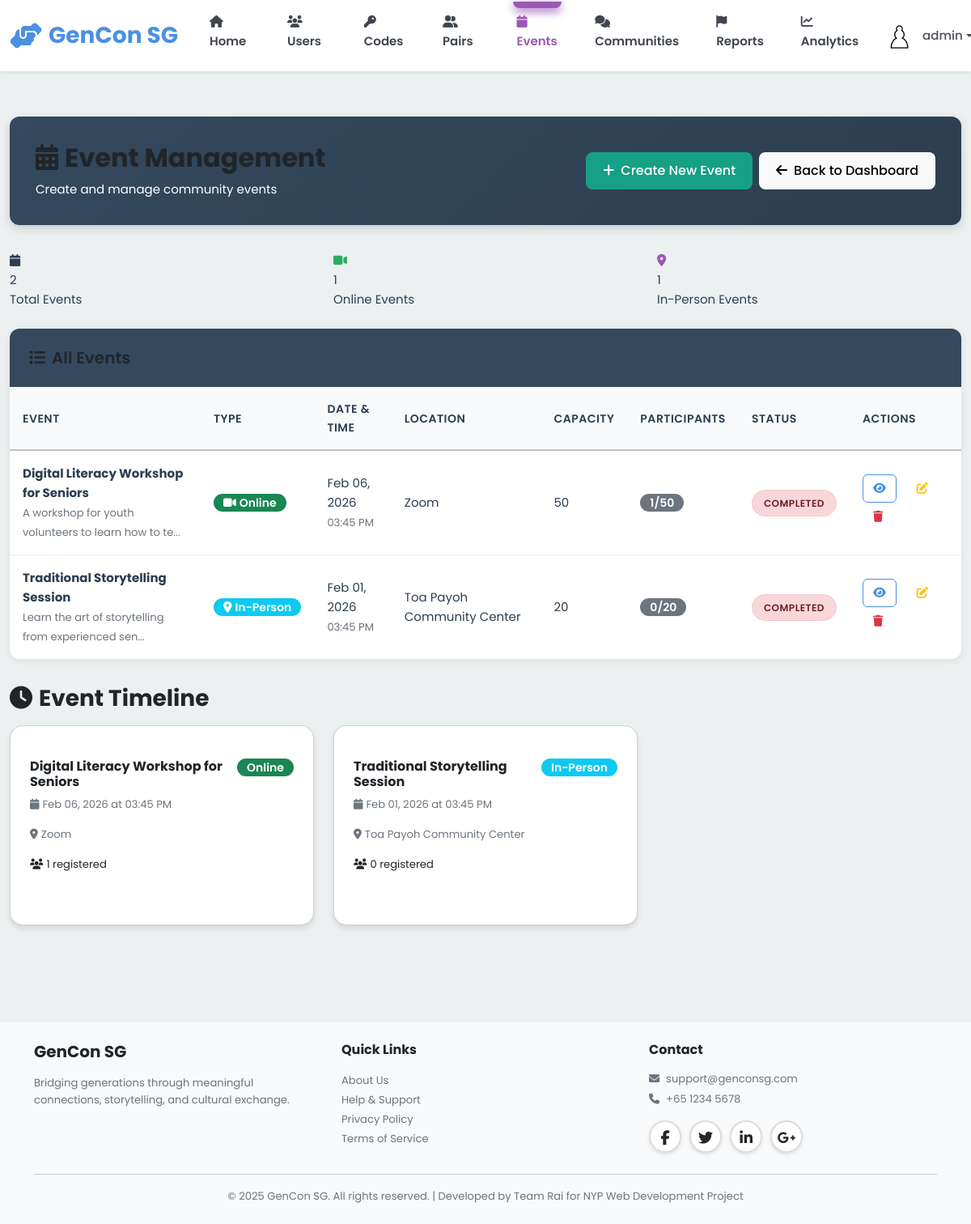
Page /admin/events (signed in) on the earlier database version.
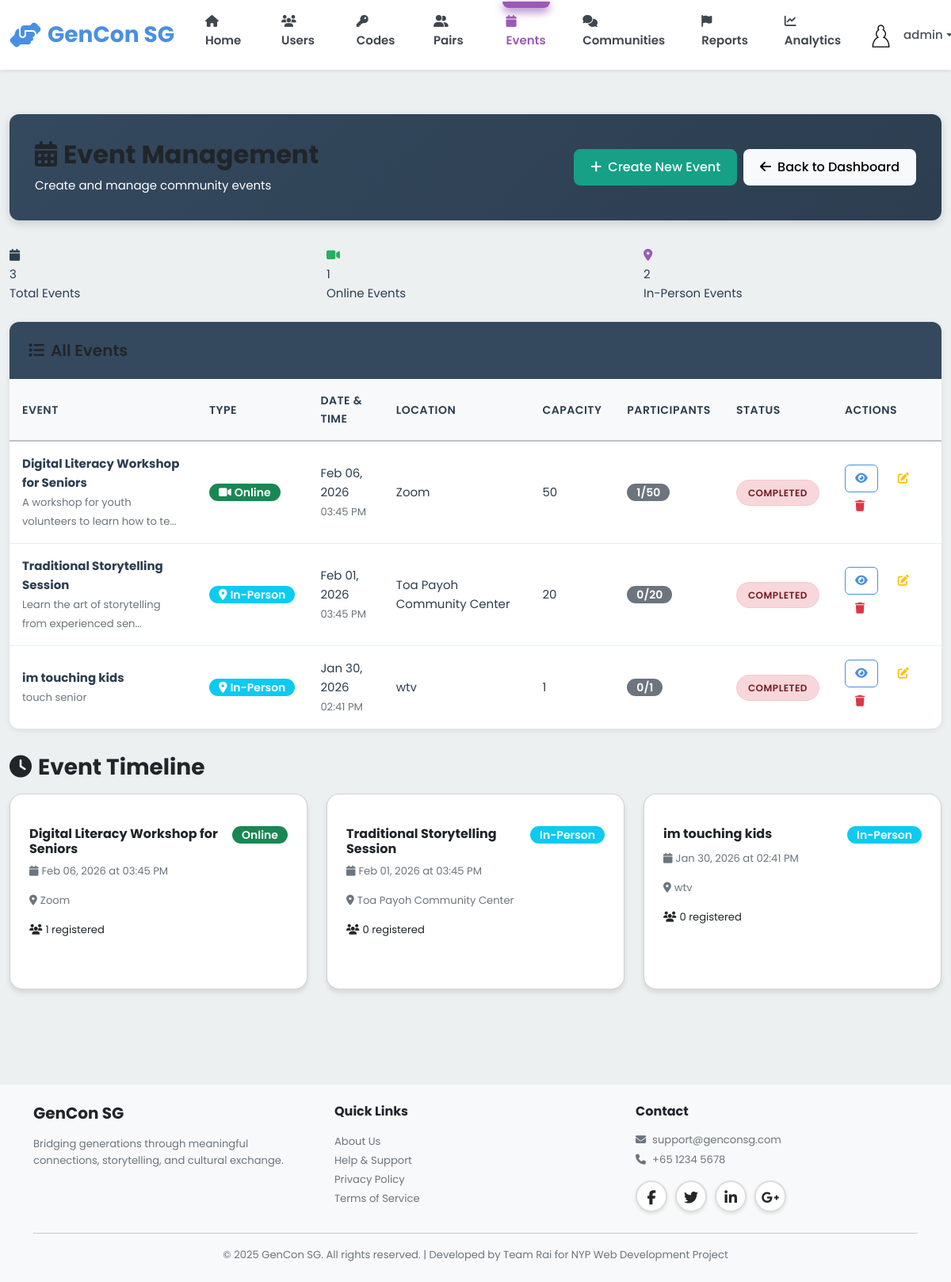
Same page on the later database version.
### models.py (models this page shows, shortened)
class Event(db.Model):
    __tablename__ = 'events'
    id = db.Column(db.Integer, primary_key=True)
    title = db.Column(db.String(200), nullable=False)
    description = db.Column(db.Text)
    event_type = db.Column(db.String(20), nullable=False)  # 'online' or 'in-person'
    location = db.Column(db.String(255))
    date = db.Column(db.DateTime, nullable=False, index=True)
    capacity = db.Column(db.Integer)
    created_by = db.Column(db.Integer, db.ForeignKey('users.id'), nullable=False)
    created_at = db.Column(db.DateTime, default=datetime.utcnow, nullable=False)
    creator = db.relationship('User')
    participants = db.relationship('EventParticipant', back_populates='event',
                                   lazy='dynamic', cascade='all, delete-orphan')

### blueprints/admin.py (the view)
@admin_bp.route('/events')
@admin_required
def events():
    all_events = Event.query.order_by(Event.date.desc()).all()
    return render_template('admin/events.html', events=all_events, now=datetime.utcnow())

### templates/admin/events.html (shortened to what this page needs)
{% extends "base.html" %}
{% block extra_css %}
<link rel="stylesheet" href="{{ url_for('static', filename='css/admin.css') }}">
{% endblock %}
{% block content %}
<div class="container-fluid py-4">
    <div class="admin-header">
        <div class="d-flex justify-content-between align-items-center">
            <div>
                <h1><i class="fas fa-calendar-alt me-2"></i>Event Management</h1>
                <p class="mb-0">Create and manage community events</p>
            </div>
            <div class="d-flex gap-2">
                <a href="{{ url_for('admin.create_event') }}" class="btn btn-success">
                    <i class="fas fa-plus me-2"></i>Create New Event
                </a>
                <a href="{{ url_for('admin.dashboard') }}" class="btn btn-light">
                    <i class="fas fa-arrow-left me-2"></i>Back to Dashboard
                </a>
            </div>
        </div>
    </div>
    <div class="row mb-4">
        <div class="col-md-4">
            <div class="stat-card" style="border-left-color: #3498DB;">
                <div class="stat-icon"><i class="fas fa-calendar"></i></div>
                <div class="stat-value">{{ events|length }}</div>
                <div class="stat-label">Total Events</div>
            </div>
        </div>
        <div class="col-md-4">
            <div class="stat-card" style="border-left-color: #27AE60;">
                <div class="stat-icon" style="color: #27AE60;"><i class="fas fa-video"></i></div>
                <div class="stat-value">{{ events|selectattr('event_type', 'equalto', 'online')|list|length }}</div>
                <div class="stat-label">Online Events</div>
            </div>
        </div>
        <div class="col-md-4">
            <div class="stat-card" style="border-left-color: #9B59B6;">
                <div class="stat-icon" style="color: #9B59B6;"><i class="fas fa-map-marker-alt"></i></div>
                <div class="stat-value">{{ events|selectattr('event_type', 'equalto', 'in-person')|list|length }}</div>
                <div class="stat-label">In-Person Events</div>
            </div>
        </div>
    </div>
    <div class="data-table-container">
        <div class="table-header">
            <h3><i class="fas fa-list me-2"></i>All Events</h3>
        </div>
        {% if events %}
        <table class="data-table">
            <thead>
                <tr>
                    <th>Event</th>
                    <th>Type</th>
                    <th>Date & Time</th>
                    <th>Location</th>
                    <th>Capacity</th>
                    <th>Participants</th>
                    <th>Status</th>
                    <th>Actions</th>
                </tr>
            </thead>
            <tbody>
                {% for event in events %}
                <tr>
                    <td>
                        <div class="fw-bold">{{ event.title }}</div>
                        <small class="text-muted">{{ event.description[:50] }}{% if event.description|length > 50 %}...{% endif %}</small>
                    </td>
                    <td>
                        {% if event.event_type == 'online' %}
                        <span class="badge bg-success">
                            <i class="fas fa-video me-1"></i>Online
                        </span>
                        {% else %}
                        <span class="badge bg-info">
                            <i class="fas fa-map-marker-alt me-1"></i>In-Person
                        </span>
                        {% endif %}
                    </td>
                    <td>
                        <div>{{ event.date|format_date('%b %d, %Y') }}</div>
                        <small class="text-muted">{{ event.date|format_date('%I:%M %p') }}</small>
                    </td>
                    <td>{{ event.location or 'TBA' }}</td>
                    <td>{{ event.capacity or 'Unlimited' }}</td>
                    <td>
                        <span class="badge bg-secondary">
                            {{ event.participants.count() }}{% if event.capacity %}/{{ event.capacity }}{% endif %}
                        </span>
                    </td>
                    <td>
                        {% if event.date > now %}
                        <span class="status-badge active">Upcoming</span>
                        {% else %}
                        <span class="status-badge inactive">Completed</span>
                        {% endif %}
                    </td>
                    <td>
                        <a href="{{ url_for('admin.event_detail', event_id=event.id) }}"
                           class="btn btn-sm btn-outline-primary table-action-btn"
                           title="View Details">
                            <i class="fas fa-eye"></i>
                        </a>
                        <button class="btn btn-sm btn-outline-warning table-action-btn"
                                title="Edit Event"
                                onclick="editEvent('{{ event.id }}')">
                            <i class="fas fa-edit"></i>
                        </button>
                        <button class="btn btn-sm btn-outline-danger table-action-btn"
                                title="Delete Event"
                                onclick="deleteEvent('{{ event.id }}')">
                            <i class="fas fa-trash"></i>
                        </button>
                    </td>
                </tr>
                {% endfor %}
            </tbody>
        </table>
        {% endif %}
    </div>
    {% if events %}
    <h3 class="mt-4 mb-3"><i class="fas fa-clock me-2"></i>Event Timeline</h3>
    <div class="row">
        {% for event in events[:6] %}
        <div class="col-md-4 mb-3">
            <div class="card h-100">
                <div class="card-body">
                    <div class="d-flex justify-content-between align-items-start mb-2">
                        <h6 class="card-title mb-0">{{ event.title }}</h6>
                        {% if event.event_type == 'online' %}
                        <span class="badge bg-success">Online</span>
                        {% else %}
                        <span class="badge bg-info">In-Person</span>
                        {% endif %}
                    </div>
                    <p class="card-text small text-muted">
                        <i class="fas fa-calendar me-1"></i>{{ event.date|format_date('%b %d, %Y at %I:%M %p') }}
                    </p>
                    <p class="card-text small text-muted">
                        <i class="fas fa-map-marker-alt me-1"></i>{{ event.location or 'TBA' }}
                    </p>
                    <p class="card-text small">
                        <i class="fas fa-users me-1"></i>{{ event.participants.count() }} registered
                    </p>
                </div>
            </div>
        </div>
        {% endfor %}
    </div>
    {% endif %}
</div>
{% endblock %}

Differences in the rows shown:
added Event: title "im touching kids", description "touch senior", event_type "in-person" (drawn), date "Jan 30, 2026", date "02:41 PM", location "wtv", capacity "1", participants.count "0", shows "COMPLETED", date "Jan 30, 2026 at 02:41 PM"
Other differences:
{{ events|length }}: "2" → "3"
{{ events|selectattr('event_type', 'equalto', 'in-person')|list|length }}: "1" → "2"
